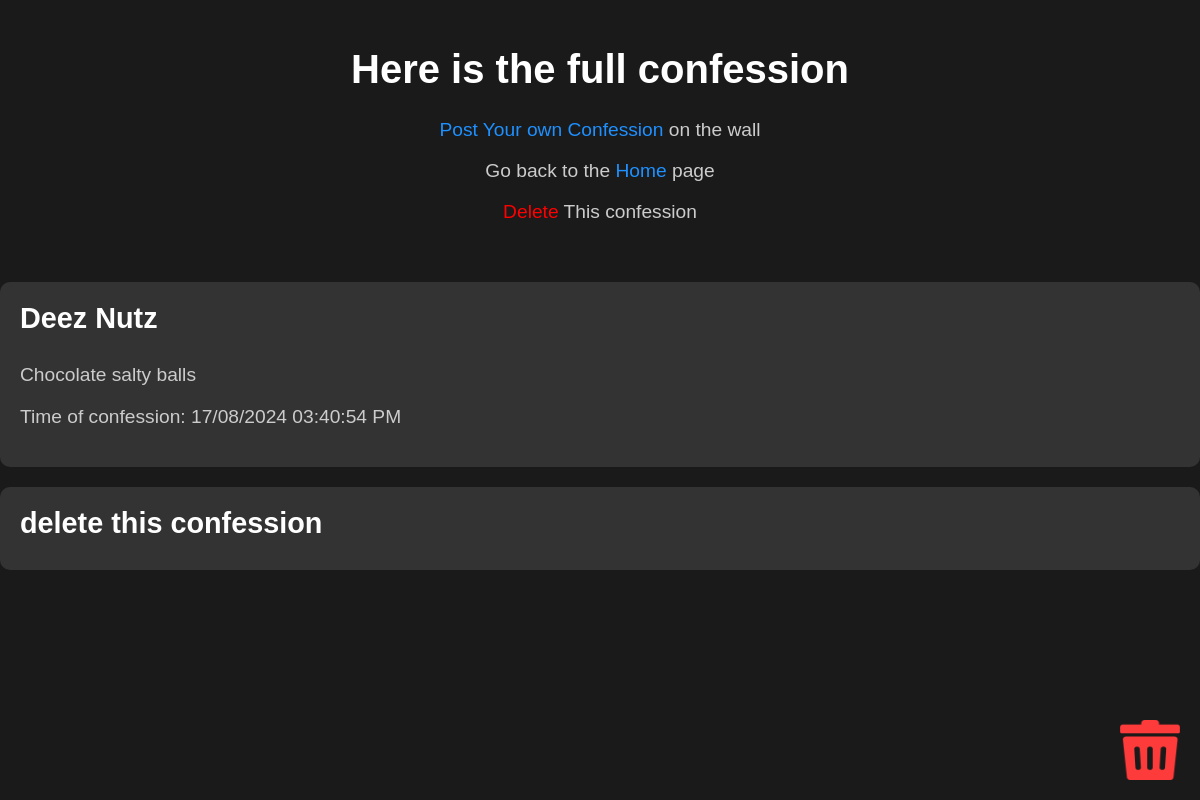
The app's page /confession/49 with its own data.
### tables this page shows
CREATE TABLE confessions (
                id INTEGER PRIMARY KEY AUTOINCREMENT,
                title TEXT NOT NULL,
                confession TEXT NOT NULL,
                password TEXT NOT NULL, 
                date DATE NOT NULL
            );

### main.py (the view)
@app.route('/confession', methods=['GET'])
@app.route('/confession/<id>', methods=['GET'])
def seeing_confession(id=None):
    idcheck = checkid(id)
    if idcheck == False or idcheck == None or id == None:
        return redirect("/", code=302)
    else:
        try:
            confessions = sqlite3.connect("database.db")
            cursor = confessions.cursor()
            cursor.execute('SELECT * FROM confessions WHERE id=?', (id,))
            confession = cursor.fetchone()
            confessions.commit()
        except sqlite3.Error as e:
            print(f"\033[91mAn error occurred:\033[00m {e} ")
            init_db()
        finally:
            if confessions:
                confessions.close()
        return render_template("confession.html", confession=confession)

### main.py (called while the page is built)
def checkid(id):
    try:
        confessions = sqlite3.connect("database.db")
        cursor = confessions.cursor()
        cursor.execute('SELECT id FROM confessions')
        ids = [str(row[0]) for row in cursor.fetchall()]
        confessions.commit()
        if id not in ids:
            return False
        return True
    except sqlite3.Error as e:
        print(f"\033[91mAn error occurred:\033[00m {e} ")
        init_db()
        return None
    finally:
        if confessions:
            confessions.close()

### templates/confession.html (shortened to what this page needs)
<!DOCTYPE html>
<html lang="en">
<head>
    <link rel="stylesheet" href="{{ url_for('static', filename='styles.css') }}">
</head>
<body>
    <div class="container">
        <h1>Here is the full confession</h1>
        <p><a href="../PostYourConfession">Post Your own Confession </a> on the wall</p>
        <p>Go back to the <a href="../">Home</a> page</p>
        <p><a href="../delete/{{ confession[0] }}" style="color: red;">Delete </a> This confession</p>
    </div>
        <div class="confession_container">
            <h1 class="confession_h1">{{ confession[1] }}</h1>
            <p>{{ confession[2] }}</p>
            <p style="text-align: left;">Time of confession: {{ confession[4] }}</p>
        </div>
        <div class="confession_container confession_container_hover">
            <a href="../delete/{{ confession[0] }}" class="confession_a">
            <h1 class="confession_h1">delete this confession</h1>
            </a>
        </div>
        <a href="../delete/{{ confession[0] }}"><img src="{{ url_for('static', filename='trash_can.png') }}" id="corner_image" alt="Delete a Confession" ></a>
</body>
</html>

### static/styles.css (style rules this page uses)
body { margin: 0; font-family: 'Arial', sans-serif; background-color: #1a1a1a; color: #f5f5f5; }
.container { text-align: center; padding: 20px; max-width: 800px; margin: auto; }
h1 { font-size: 2.5em; color: #ffffff; }
p { font-size: 1.2em; color: #cccccc; }
a { color: #1e90ff; text-decoration: none; transition: color 0.3s ease; }
#corner_image { position: fixed; bottom: 20px; right: 20px; width: 60px; height: 60px; transition: transform 0.3s ease; }
.confession_container { background-color: #333333; border-radius: 10px; padding: 20px; margin: 20px 0; transition: transform 0.3s ease, box-shadow 0.3s ease; }
.confession_h1 { color: #ffffff; font-size: 1.8em; margin: 0; padding-bottom: 10px; }
.confession_a { text-decoration: none; color: inherit; }

### records on screen
confessions: title "Deez Nutz", confession "Chocolate salty balls", date "17/08/2024 03:40:54 PM"
